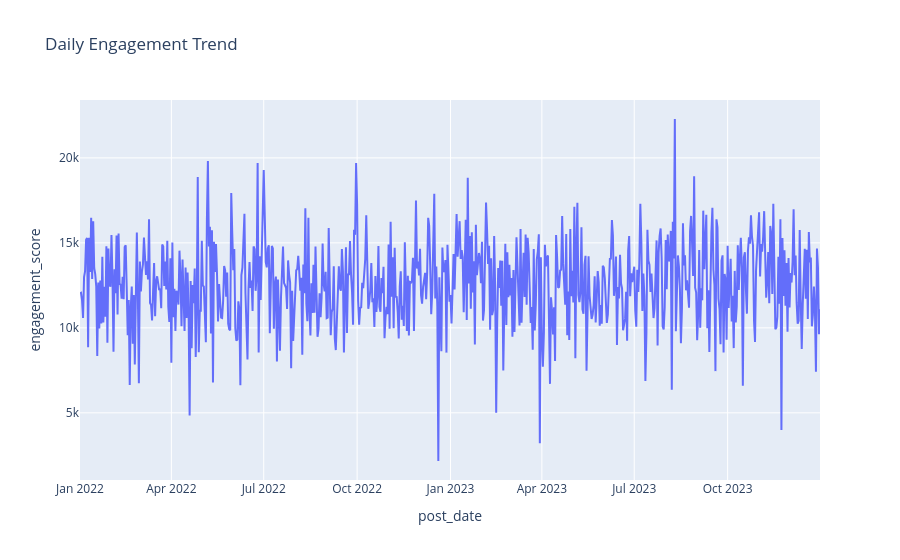

The code cell stored with this chart in its notebook:
### Markdown cell above
#### Interactive visualizations using Plotly

### Code cell
# Interactive line chart – Daily engagement trend
daily_plot = df_clean.groupby('post_date', as_index=False)[
    'engagement_score'
].mean()
fig = px.line(
    daily_plot,
    x='post_date',
    y='engagement_score',
    title='Daily Engagement Trend'
)
fig.show()

### Figure 1 — Plotly figure (JSON) as saved in the notebook; plotly's stock layout.template omitted (floating-point values rounded to 4 significant figures; data arrays with more than 128 entries replaced by an {"elided": "..."} marker saying what was removed)
{"data": [{"hovertemplate": "post_date=%{x}<br>engagement_score=%{y}<extra></extra>", "legendgroup": "", "line": {"color": "#636efa", "dash": "solid"}, "marker": {"symbol": "circle"}, "mode": "lines", "name": "", "orientation": "v", "showlegend": false, "type": "scatter", "x": {"elided": "729 str values"}, "xaxis": "x", "y": {"elided": "729 float values"}, "yaxis": "y"}], "layout": {"legend": {"tracegroupgap": 0}, "title": {"text": "Daily Engagement Trend"}, "xaxis": {"anchor": "y", "domain": [0, 1], "title": {"text": "post_date"}}, "yaxis": {"anchor": "x", "domain": [0, 1], "title": {"text": "engagement_score"}}}}
